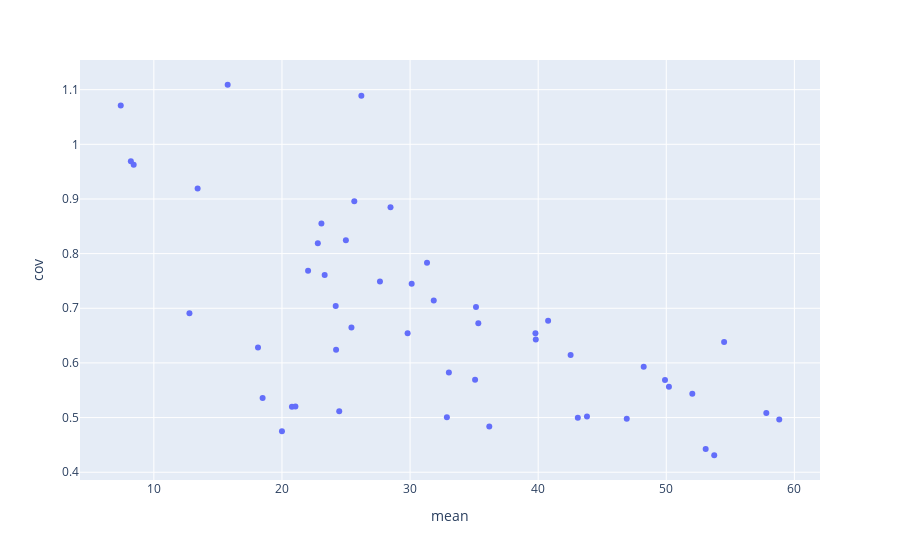

Write notebook code for a chart like this one.
### Code cell
px.scatter(x="mean", y="cov", data_frame=df_skill_summaries.reset_index(), hover_name="index")

### Figure 1 — Plotly figure (JSON) as saved in the notebook; plotly's stock layout.template omitted (floating-point values rounded to 4 significant figures)
{"data": [{"hovertemplate": "<b>%{hovertext}</b><br><br>mean=%{x}<br>cov=%{y}<extra></extra>", "hovertext": ["SKILL ID 2: Complex Problem Solving", "SKILL ID 40: Speed of Closure", "SKILL ID 14: Persuasion", "SKILL ID 92: Selling or Influencing Others", "SKILL ID 36: Originality", "SKILL ID 88: Processing Information", "SKILL ID 41: Written Comprehension", "SKILL ID 91: Scheduling Work and Activities", "SKILL ID 47: Computers and Electronics", "SKILL ID 80: Interacting With Computers", "SKILL ID 32: Near Vision", "SKILL ID 50: Education and Training", "SKILL ID 21: Systems Analysis", "SKILL ID 20: Speaking", "SKILL ID 84: Monitoring and Controlling Resources", "SKILL ID 76: Evaluating Information to Determine Compliance with Standards", "SKILL ID 87: Performing for or Working Directly with the Public", "SKILL ID 43: Administration and Management", "SKILL ID 19: Social Perceptiveness", "SKILL ID 31: Memorization", "SKILL ID 45: Clerical", "SKILL ID 16: Reading Comprehension", "SKILL ID 29: Information Ordering", "SKILL ID 24: Writing", "SKILL ID 44: Biology", "SKILL ID 1: Active Listening", "SKILL ID 28: Inductive Reasoning", "SKILL ID 4: Critical Thinking", "SKILL ID 93: Staffing Organizational Units", "SKILL ID 18: Service Orientation", "SKILL ID 11: Monitoring", "SKILL ID 12: Negotiation", "SKILL ID 3: Coordination", "SKILL ID 17: Science", "SKILL ID 22: Systems Evaluation", "SKILL ID 53: Foreign Language", "SKILL ID 25: Category Flexibility", "SKILL ID 30: Mathematical Reasoning", "SKILL ID 9: Management of Personnel Resources", "SKILL ID 23: Time Management", "SKILL ID 7: Management of Financial Resources", "SKILL ID 26: Deductive Reasoning", "SKILL ID 10: Mathematics", "SKILL ID 8: Management of Material Resources", "SKILL ID 27: Fluency of Ideas", "SKILL ID 13: Operations Analysis", "SKILL ID 6: Learning Strategies", "SKILL ID 5: Instructing Judgment and Decision Making", "SKILL ID 0: Active Learning", "SKILL ID 15: Programming"], "legendgroup": "", "marker": {"color": "#636efa", "symbol": "circle"}, "mode": "markers", "name": "", "orientation": "v", "showlegend": false, "type": "scatter", "x": [53.74, 53.07, 20, 36.18, 58.82, 46.91, 43.09, 32.87, 43.81, 57.81, 24.47, 20.78, 21.05, 18.49, 52.03, 50.21, 49.9, 35.08, 33.03, 48.24, 42.53, 24.23, 18.13, 54.51, 39.81, 39.79, 29.81, 25.42, 35.33, 40.78, 12.78, 35.15, 24.2, 31.85, 30.12, 27.65, 23.33, 22.04, 31.32, 22.8, 24.99, 23.08, 28.47, 25.65, 13.42, 8.426, 8.206, 7.416, 26.2, 15.76], "xaxis": "x", "y": [0.4311, 0.4427, 0.4749, 0.4838, 0.4964, 0.4977, 0.4998, 0.5004, 0.5019, 0.5086, 0.5118, 0.5197, 0.5204, 0.5358, 0.5435, 0.5564, 0.5689, 0.5693, 0.5824, 0.593, 0.6145, 0.6241, 0.6282, 0.6382, 0.643, 0.6543, 0.6545, 0.6648, 0.6725, 0.6771, 0.6911, 0.7024, 0.704, 0.7141, 0.745, 0.7492, 0.7609, 0.7688, 0.7831, 0.8192, 0.8243, 0.8553, 0.885, 0.8959, 0.9192, 0.9625, 0.9692, 1.071, 1.089, 1.109], "yaxis": "y"}], "layout": {"autosize": true, "legend": {"tracegroupgap": 0}, "margin": {"t": 60}, "xaxis": {"anchor": "y", "autorange": true, "domain": [0, 1], "range": [4.264, 61.97], "title": {"text": "mean"}, "type": "linear"}, "yaxis": {"anchor": "x", "autorange": true, "domain": [0, 1], "range": [0.3786, 1.161], "title": {"text": "cov"}, "type": "linear"}}}
